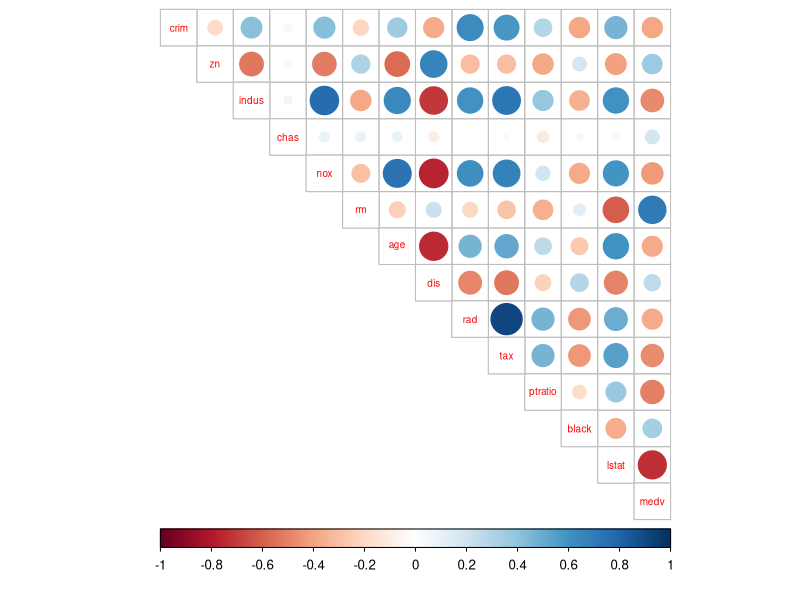
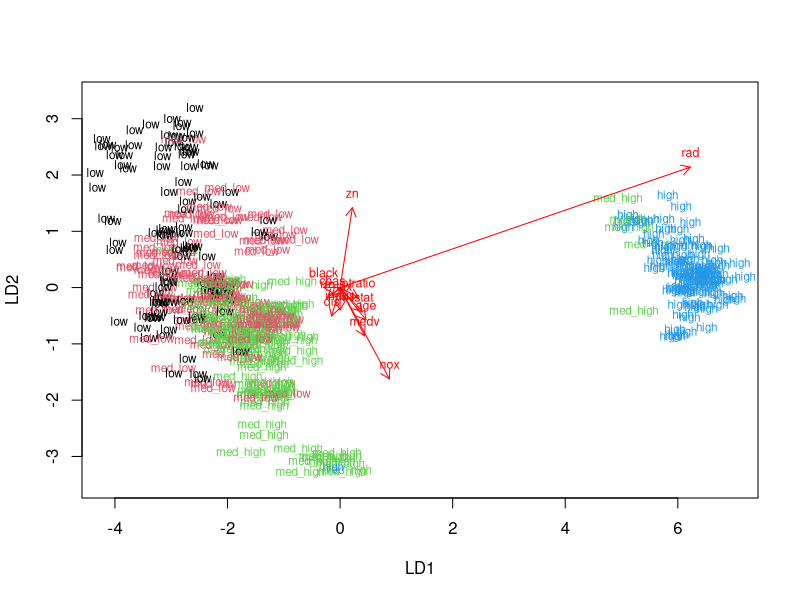

Here is the R script that generated these plots, in order:
## ---- chunk 1
# Access the necessary tool packages:
library(MASS)
library(corrplot)
library(dplyr)

# Load the Boston data:
data("Boston")

# Explore the data:
str(Boston)
summary(Boston)

# Calculate the correlation matrix and round it:
cor_matrix <- cor(Boston) %>% round(2)
cor_matrix
## ---- chunk 2
# Visualize the correlation matrix:
corrplot(cor_matrix, method="circle", type="upper", cl.pos="b", tl.pos="d", tl.cex=0.6)
## ---- chunk 3
# Center and standardize variables, see the summaries, and change the object to data frame, and remove the dummy variable:
boston_scaled <- scale(Boston)
summary(boston_scaled)
boston_scaled <- as.data.frame(boston_scaled)

# Create a quantile vector of variable 'crim':
bins <- quantile(boston_scaled$crim)
bins

# Create a categorical variable 'crime':
crime <- cut(boston_scaled$crim, breaks = bins, include.lowest = TRUE, label = c("low","med_low","med_high","high"))

# Remove original 'crim' from the dataset:
boston_scaled <- dplyr::select(boston_scaled, -crim)

# Add the new categorical value 'crime' to scaled data
boston_scaled <- data.frame(boston_scaled, crime)

# choose randomly 80% of the rows:
n <- nrow(boston_scaled)
ind <- sample(n,  size = n * 0.8)

# create train and test sets:
train <- boston_scaled[ind,]
test <- boston_scaled[-ind,]
## ---- chunk 4
# Linear discriminant analysis
lda.fit <- lda(crime ~ ., data = train)
lda.fit

# The function for LDA biplot arrows
lda.arrows <- function(x, myscale = 1, arrow_heads = 0.1, color = "red", tex = 0.75, choices = c(1,2)){
  heads <- coef(x)
  arrows(x0 = 0, y0 = 0, 
         x1 = myscale * heads[,choices[1]], 
         y1 = myscale * heads[,choices[2]], col=color, length = arrow_heads)
  text(myscale * heads[,choices], labels = row.names(heads), 
       cex = tex, col=color, pos=3)
}

# Target classes as numeric
classes <- as.numeric(train$crime)

# Plot the LDA results
plot(lda.fit, dimen = 2, col = classes, pch = classes)
lda.arrows(lda.fit, myscale = 2)
## ---- chunk 5
# Save the correct classes from test data:
correct_classes <- test$crime

# Remove the crime variable from test data:
test <- dplyr::select(test, -crime)

# Predict classes with test data:
lda.pred <- predict(lda.fit, newdata = test)

# Cross-tabulate the results:
table(correct = correct_classes, predicted = lda.pred$class)
